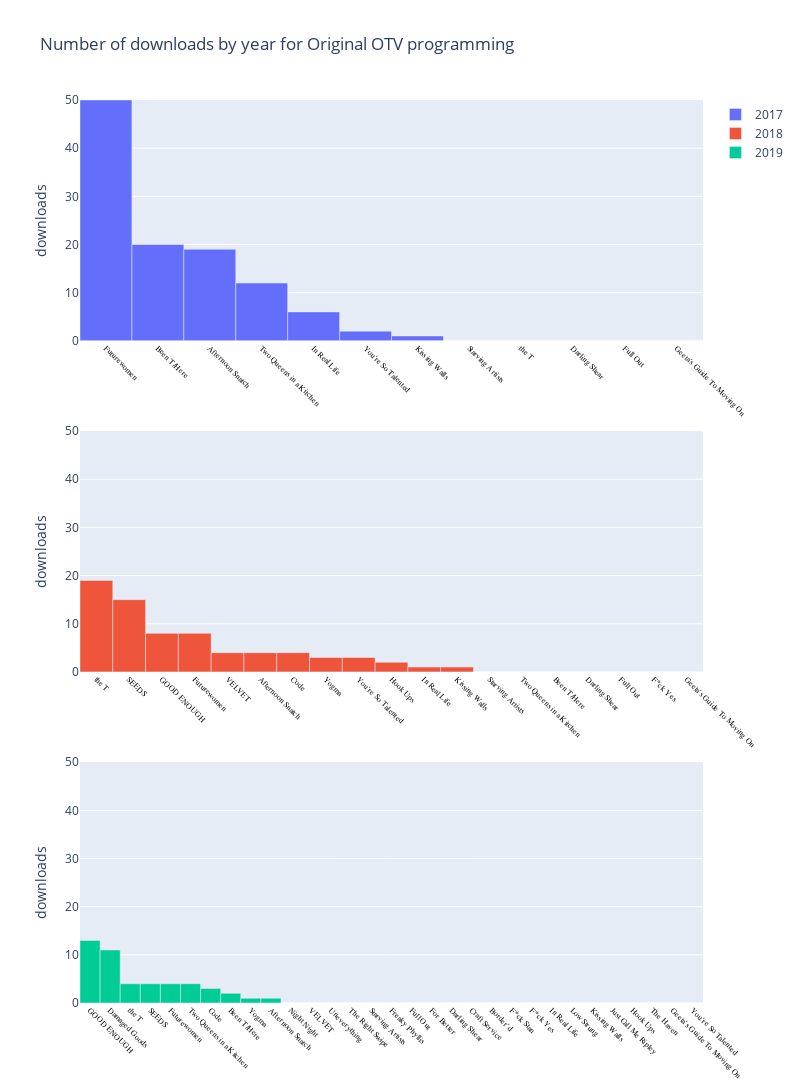

Notebook code for this chart:
### Code cell
fig = plot_engagement('downloads', video_df, project_type='ORIGINALS')
fig.update_layout(title='Number of downloads by year for Original OTV programming')
fig.show()

### Figure 1 — Plotly figure (JSON) as saved in the notebook; plotly's stock layout.template omitted (floating-point values rounded to 4 significant figures)
{"data": [{"name": "2017", "type": "bar", "width": 1, "x": ["Futurewomen", "Been T/Here", "Afternoon Snatch", "Two Queens in a Kitchen", "In Real Life", "You're So Talented", "Kissing Walls\n", "Starving Artists", "the T", "Darling Shear", "Full Out", "Geeta's Guide To Moving On"], "xaxis": "x", "y": [50, 20, 19, 12, 6, 2, 1, 0, 0, 0, 0, 0], "yaxis": "y"}, {"name": "2018", "type": "bar", "width": 1, "x": ["the T", "SEEDS", "GOOD ENOUGH", "Futurewomen", "VELVET", "Afternoon Snatch", "Code", "Yogma", "You're So Talented", "Hook Ups", "In Real Life", "Kissing Walls\n", "Starving Artists", "Two Queens in a Kitchen", "Been T/Here", "Darling Shear", "Full Out", "F*ck Yes", "Geeta's Guide To Moving On"], "xaxis": "x2", "y": [19, 15, 8, 8, 4, 4, 4, 3, 3, 2, 1, 1, 0, 0, 0, 0, 0, 0, 0], "yaxis": "y2"}, {"name": "2019", "type": "bar", "width": 1, "x": ["GOOD ENOUGH", "Damaged Goods", "the T", "SEEDS", "Futurewomen", "Two Queens in a Kitchen", "Code", "Been T/Here", "Yogma", "Afternoon Snatch", "Night Night", "VELVET", "Uneverything", "The Right Swipe", "Starving Artists", "Freaky Phyllis", "Full Out", "For Better", "Darling Shear", "Craft Service", "Border'd", "F*ck Stan", "F*ck Yes", "In Real Life", "Low Strung", "Kissing Walls\n", "Just Call Me Ripley", "Hook Ups", "The Haven", "Geeta's Guide To Moving On", "You're So Talented"], "xaxis": "x3", "y": [13, 11, 4, 4, 4, 4, 3, 2, 1, 1, 0, 0, 0, 0, 0, 0, 0, 0, 0, 0, 0, 0, 0, 0, 0, 0, 0, 0, 0, 0, 0], "yaxis": "y3"}], "layout": {"height": 1200, "title": {"text": "Number of downloads by year for Original OTV programming"}, "width": 800, "xaxis": {"anchor": "y", "domain": [0, 1], "tickangle": 45, "tickfont": {"color": "black", "family": "Rockwell", "size": 8}}, "xaxis2": {"anchor": "y2", "domain": [0, 1], "tickangle": 45, "tickfont": {"color": "black", "family": "Rockwell", "size": 8}}, "xaxis3": {"anchor": "y3", "domain": [0, 1], "tickangle": 45, "tickfont": {"color": "black", "family": "Rockwell", "size": 8}}, "yaxis": {"anchor": "x", "domain": [0.7333, 1], "range": [0, 50], "title": {"text": "downloads"}}, "yaxis2": {"anchor": "x2", "domain": [0.3667, 0.6333], "range": [0, 50], "title": {"text": "downloads"}}, "yaxis3": {"anchor": "x3", "domain": [0, 0.2667], "range": [0, 50], "title": {"text": "downloads"}}}}
